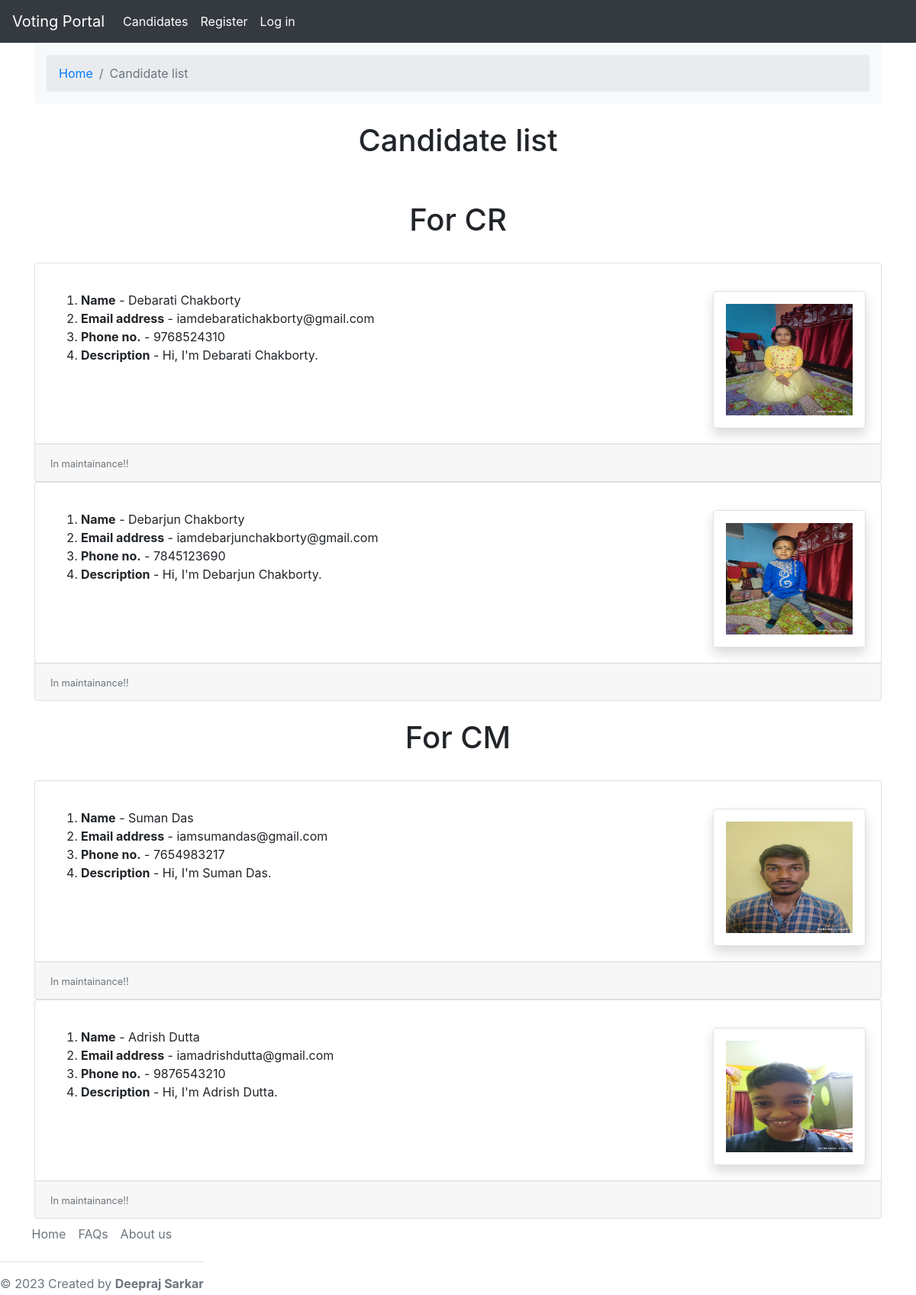
/candidate/candidate_list/, run on the app's committed database.
### candidate/models.py (models this page shows)
class Position(models.Model):
    positions = models.CharField(max_length = 200)
    pub_date = models.DateTimeField('date published')
    def __str__(self):
        return self.positions

class Candidate(models.Model):
    first_name = models.CharField(max_length=30)
    last_name = models.CharField(max_length=30)
    email = models.EmailField('User Email')
    mobile_no = models.CharField(null=False, blank=False, max_length=10)
    candidate_image = models.ImageField(null=False, blank=False, upload_to="candidate_images/")
    description = models.TextField(null=True, blank=True)
    votes = models.IntegerField(default = 0)
    positions = models.ForeignKey(Position, on_delete = models.CASCADE)
    def __str__(self):
        return self.first_name

### candidate/views.py (the view)
# urls.py: path("candidate_list/", views.candidate_list, name='candidate_list'),
def candidate_list(request):
    now = datetime.now()
    current_year = now.year
    candidate_list = Candidate.objects.all()
    position_list = Position.objects.all()
    return render(request, 'candidate_list.html', {
        "candidate_list": candidate_list,
	    "position_list": position_list,
        "current_year": current_year,
    })

### templates/candidate_list.html (shortened to what this page needs)
{% extends 'base.html' %}
{% block content %}
  <div class="row">
      <div class="col">
          <nav aria-label="breadcrumb" class="bg-light rounded-3 p-3 mb-4">
            <ol class="breadcrumb mb-0">
              <li class="breadcrumb-item"><a href="{% url 'home' %}">Home</a></li>
              <li class="breadcrumb-item active" aria-current="page">Candidate list</li>
            </ol>
          </nav>
      </div>
  </div>
  <h1> <center>Candidate list</center> </h1>
  {% for position in position_list %}
    &nbsp<h1>{{ position }}</h1>&nbsp
    {% for candidate in candidate_list %}
      {% if candidate.positions_id == position.id %}
        <div class="card">
          <div class="card-body">
            <p class="card-text">
              <ol>
                <img src="{{ candidate.candidate_image.url }}"
                    class="rounded float-right border shadow p-3" width="200px" height="180px">
                <li><strong>Name</strong> - {{ candidate.first_name }} {{ candidate.last_name }}</li>
                <li><strong>Email address</strong> - {{ candidate.email }}</li>
                <li><strong>Phone no.</strong> - {{ candidate.mobile_no }}</li>
                <li><strong>Description</strong> - {{ candidate.description }}</li>
              </ol>
            </p>
          </div>
          <div class="card-footer">
            <small class="text-muted">In maintainance!!</small>
          </div>
        </div>
      {% endif %}
    {% endfor %}
  {% endfor %}
{% endblock %}

### templates/base.html (shortened to what this page needs)
{% load static %}
<!doctype html>
<html lang="en">
  <head>
    <link rel="stylesheet" href="{% static 'myfirst.css' %}">
    <link rel="stylesheet" href="https://cdn.jsdelivr.net/npm/bootstrap@4.3.1/dist/css/bootstrap.min.css">
  </head>
  <body class="d-flex flex-column min-vh-100" >
    {% include 'navbar.html' %}
    <div class="container">
      {% block content %}
      {% endblock %}
    </div>
    <div class="mt-auto">
      <footer class="mt-auto">
        <ul class="nav justify-content-center border-bottom pb-3 mb-3">
          <li class="nav-item"><a href="{% url 'home' %}" class="nav-link px-2 text-muted">Home</a></li>
          <li class="nav-item"><a href="#" class="nav-link px-2 text-muted">FAQs</a></li>
          <li class="nav-item"><a href="{% url 'about_us' %}" class="nav-link px-2 text-muted">About us</a></li>
        </ul>
        <p class="text-center text-muted">&copy; 2023 Created by <strong>Deepraj Sarkar</strong></p>
      </footer>
    </div>
  </body>
</html>

### templates/navbar.html (shortened to what this page needs)
<nav class="navbar sticky-top navbar-expand-lg navbar-dark bg-dark">
    <a class="navbar-brand" href="{% url 'home' %}">Voting Portal</a>
    <div class="collapse navbar-collapse" id="navbarSupportedContent">
      <ul class="navbar-nav mr-auto">
        <li class="nav-item active">
          <a class="nav-link" href="{% url 'candidate_list' %}">Candidates</a>
        </li>
        {% if user.is_authenticated %}
          <li class="nav-item active">
            <a class="nav-link" href="{% url 'vote_index' %}">Vote</a>
          </li>
          <li class="nav-item active">
            <a class="nav-link" href="{% url 'log_out' %}">Log out</a>
          </li>
        {% else %}
          <li class="nav-item active">
            <a class="nav-link" href="{% url 'sign_up' %}">Register</a>
          </li>
          <li class="nav-item active">
            <a class="nav-link" href="{% url 'log_in' %}">Log in</a>
          </li>
        {% endif %}
      </ul>
    </div>
  </nav>

### static/myfirst.css (style rules this page uses)
body { min-height: 100vh; position: relative; margin: 0; padding-bottom: 100px; box-sizing: border-box; }
footer { position: absolute; bottom: 0; height: 100px; }

### templates/candidate_list.html (style rules this page uses)
h1 { text-align: center; }

### data on the page
Position: positions "For CR"
Candidate: candidate_image (picture), first_name "Debarati", last_name "Chakborty", email "iamdebaratichakborty@gmail.com", mobile_no "9768524310", description "Hi, I'm Debarati Chakborty."
Candidate: candidate_image (picture), first_name "Debarjun", last_name "Chakborty", email "iamdebarjunchakborty@gmail.com", mobile_no "7845123690", description "Hi, I'm Debarjun Chakborty."
Position: positions "For CM"
Candidate: candidate_image (picture), first_name "Suman", last_name "Das", email "iamsumandas@gmail.com", mobile_no "7654983217", description "Hi, I'm Suman Das."
Candidate: candidate_image (picture), first_name "Adrish", last_name "Dutta", email "iamadrishdutta@gmail.com", mobile_no "9876543210", description "Hi, I'm Adrish Dutta."
